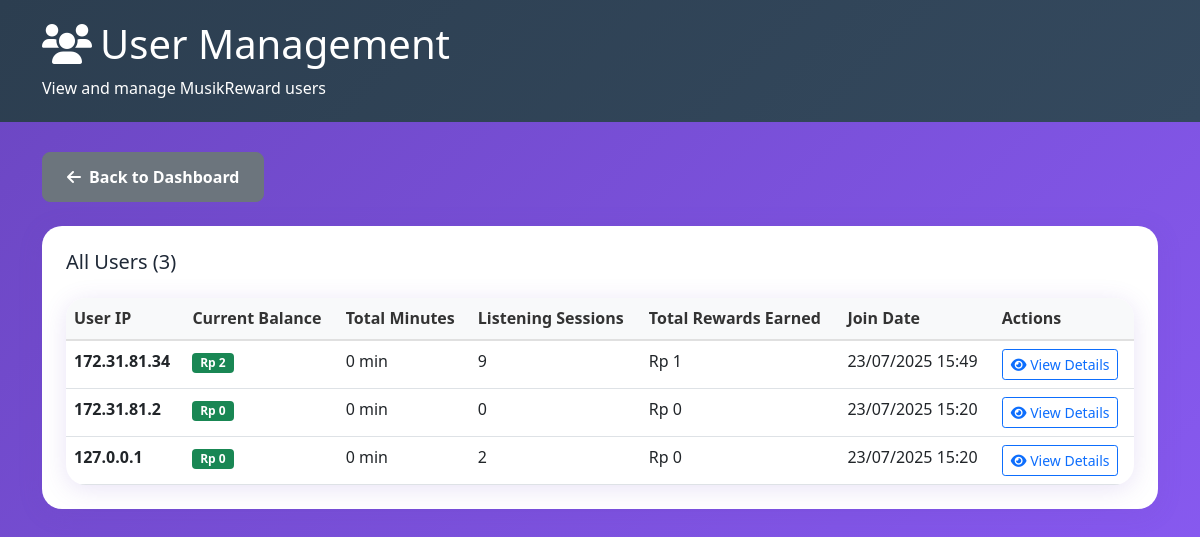
The app's page /admin/users.php (signed in), older data.
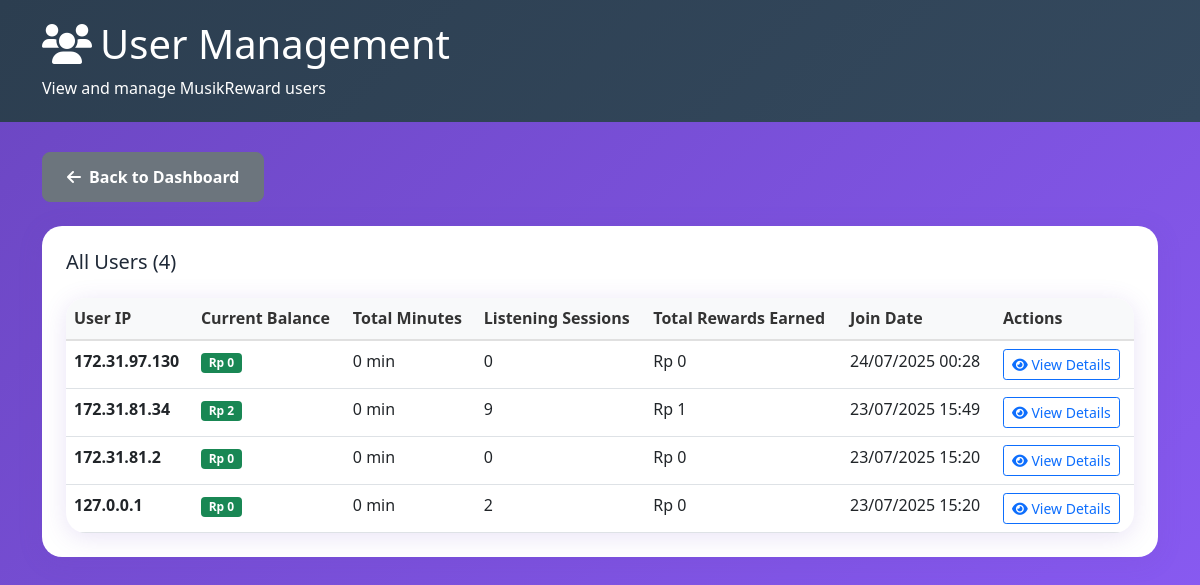
The same page, newer data.
### tables this page shows
CREATE TABLE users (
            id INTEGER PRIMARY KEY AUTOINCREMENT,
            user_ip TEXT NOT NULL UNIQUE,
            balance REAL DEFAULT 0.00,
            total_minutes INTEGER DEFAULT 0,
            created_at DATETIME DEFAULT CURRENT_TIMESTAMP
        );

### admin/users.php (the view, shortened to what this page needs)
<?php
require_once '../config/database.php';
$stmt = $pdo->query("
    SELECT u.*,
           COUNT(ls.id) as listening_sessions,
           SUM(ls.minutes_listened) as total_minutes_listened,
           SUM(ls.reward_earned) as total_rewards_earned
    FROM users u
    LEFT JOIN listening_sessions ls ON u.user_ip = ls.user_ip
    GROUP BY u.id
    ORDER BY u.created_at DESC
");
$users = $stmt->fetchAll();
?>
<!DOCTYPE html>
<html lang="id">
<head>
    <link href="https://cdn.jsdelivr.net/npm/bootstrap@5.1.3/dist/css/bootstrap.min.css" rel="stylesheet">
    <link href="https://cdnjs.cloudflare.com/ajax/libs/font-awesome/6.0.0/css/all.min.css" rel="stylesheet">
    <link href="../assets/css/style.css" rel="stylesheet">
</head>
<body>
    <div class="admin-header">
        <div class="container">
            <h1><i class="fas fa-users me-2"></i>User Management</h1>
            <p class="mb-0">View and manage MusikReward users</p>
        </div>
    </div>
    <div class="container">
        <div class="row">
            <div class="col-md-12 mb-4">
                <a href="index.php" class="btn btn-secondary">
                    <i class="fas fa-arrow-left me-2"></i>Back to Dashboard
                </a>
            </div>
        </div>
        <div class="admin-card">
            <h5 class="mb-4">All Users (<?= count($users) ?>)</h5>
            <div class="table-responsive">
                <table class="table">
                    <thead>
                        <tr>
                            <th>User IP</th>
                            <th>Current Balance</th>
                            <th>Total Minutes</th>
                            <th>Listening Sessions</th>
                            <th>Total Rewards Earned</th>
                            <th>Join Date</th>
                            <th>Actions</th>
                        </tr>
                    </thead>
                    <tbody>
                        <?php foreach ($users as $user): ?>
                        <tr>
                            <td>
                                <strong><?= htmlspecialchars($user['user_ip']) ?></strong>
                            </td>
                            <td>
                                <span class="badge bg-success">
                                    Rp <?= number_format($user['balance'], 0, ',', '.') ?>
                                </span>
                            </td>
                            <td><?= number_format($user['total_minutes'] ?: 0) ?> min</td>
                            <td><?= number_format($user['listening_sessions'] ?: 0) ?></td>
                            <td>Rp <?= number_format($user['total_rewards_earned'] ?: 0, 0, ',', '.') ?></td>
                            <td><?= date('d/m/Y H:i', strtotime($user['created_at'])) ?></td>
                            <td>
                                <button class="btn btn-sm btn-outline-primary" onclick="viewUserDetails('<?= $user['user_ip'] ?>')">
                                    <i class="fas fa-eye"></i> View Details
                                </button>
                            </td>
                        </tr>
                        <?php endforeach; ?>
                    </tbody>
                </table>
            </div>
        </div>
    </div>
</body>
</html>

### assets/css/style.css (style rules this page uses)
:root { --primary-color: #6B46C1; --secondary-color: #8B5CF6; --tertiary-color: #3B82F6; --accent-color: #92400E; --success-color: #10B981; --background-color: #F8FAFC; --wave-gradient: linear-gradient(135deg, #6B46C1 0%, #8B5CF6 25%, #3B82F6 50%, #92400E 75%, #6B46C1 100%); --card-shadow: 0 4px 25px rgba(107, 70, 193, 0.15); --border-radius: 20px; }
* { margin: 0; padding: 0; box-sizing: border-box; }
body { font-family: 'Segoe UI', Tahoma, Geneva, Verdana, sans-serif; background: var(--wave-gradient); background-size: 400% 400%; animation: waveAnimation 15s ease-in-out infinite; line-height: 1.6; color: #1F2937; min-height: 100vh; }
.btn-secondary { border-radius: 8px; padding: 12px 24px; font-weight: 600; }
.admin-header { background: linear-gradient(135deg, #2C3E50, #34495E); color: white; padding: 20px; margin-bottom: 30px; }
.admin-card { background: white; border-radius: var(--border-radius); box-shadow: var(--card-shadow); padding: 24px; margin-bottom: 24px; }
.table-responsive { border-radius: var(--border-radius); overflow: hidden; box-shadow: var(--card-shadow); }
.table { margin-bottom: 0; }
.table thead th { background-color: #F8F9FA; border-bottom: 2px solid #E0E0E0; font-weight: 600; color: #333; }

Row changes from the older to the newer data that the page shows:
added users: user_ip "172.31.97.130", balance "0", total_minutes "0", listening_sessions "0", total_rewards_earned "0", created_at "24/07/2025 00:28"
Text that changed along with them:
count($users): "3" → "4"
